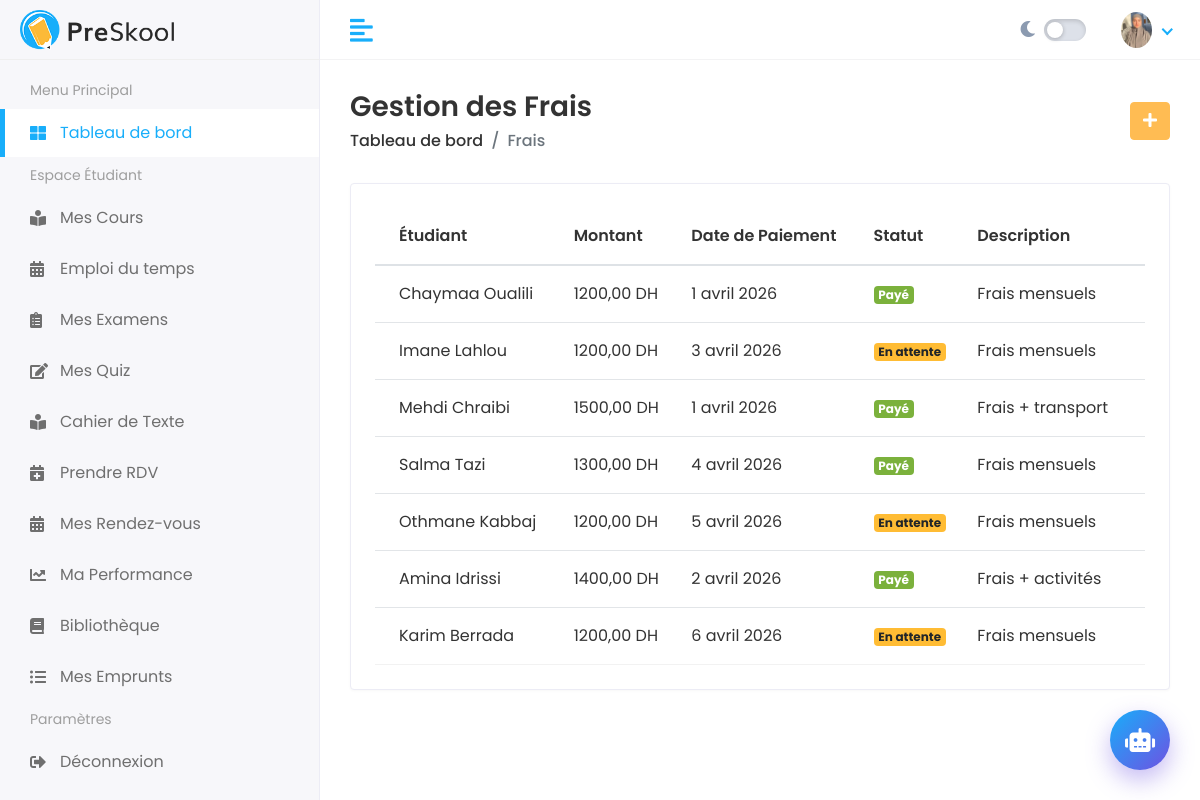
Before: /fr/fees/ with the older database file.
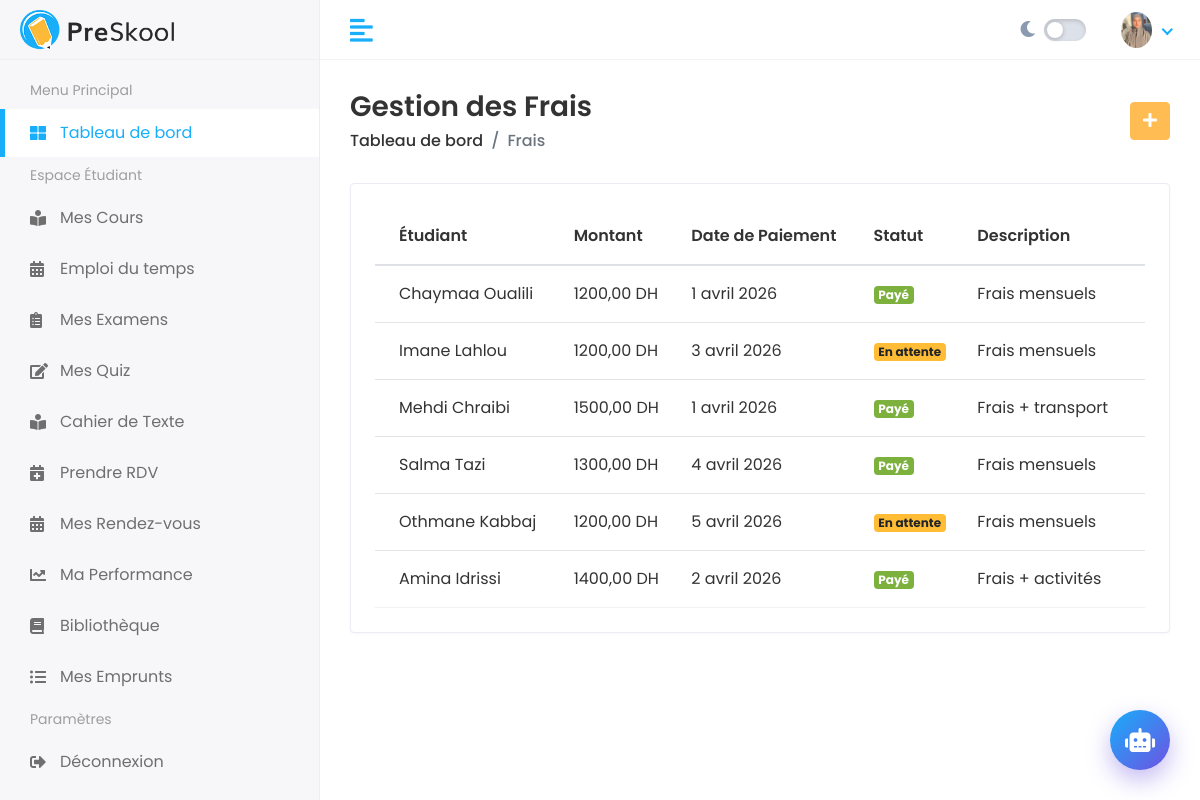
After: the same page with the newer database file.
### fees/models.py (models this page shows, shortened)
class Fee(models.Model):
    STATUS_CHOICES = [
        ('Paid', 'Payé'),
        ('Pending', 'En attente'),
    ]
    student = models.ForeignKey(Student, on_delete=models.CASCADE, related_name='fees')
    amount = models.DecimalField(max_digits=10, decimal_places=2)
    payment_date = models.DateField(null=True, blank=True)
    status = models.CharField(max_length=20, choices=STATUS_CHOICES, default='Pending')
    description = models.TextField(blank=True, null=True)

### student/models.py (models this page shows, shortened)
class Student(models.Model):
    user = models.OneToOneField(User, on_delete=models.CASCADE, null=True, blank=True, related_name='student_profile')
    parent = models.OneToOneField(Parent, on_delete=models.CASCADE) # Relation 1-à-1
    first_name = models.CharField(max_length=100)
    last_name = models.CharField(max_length=100)
    student_id = models.CharField(max_length=20)
    gender = models.CharField(max_length=10, choices=[('Male','Male'), ('Female','Female')])
    date_of_birth = models.DateField()
    student_class = models.CharField(max_length=50)
    joining_date = models.DateField()
    mobile_number = models.CharField(max_length=15)
    admission_number = models.CharField(max_length=20)
    section = models.CharField(max_length=10)
    student_image = models.ImageField(upload_to='students/', blank=True)

### fees/views.py (the view)
# urls.py: path('', views.fee_list, name='fee_list'),
def fee_list(request):
    fees = Fee.objects.all().select_related('student')
    return render(request, 'fees/list.html', {'fees': fees})

### templates/fees/list.html
{% extends 'Home/base.html' %}
{% load static %}
{% block body %}
<div class="page-header">
    <div class="row align-items-center">
        <div class="col">
            <h3 class="page-title">Gestion des Frais</h3>
            <ul class="breadcrumb">
                <li class="breadcrumb-item"><a href="{% url 'dashboard' %}">Tableau de bord</a></li>
                <li class="breadcrumb-item active">Frais</li>
            </ul>
        </div>
        <div class="col-auto text-right float-right ml-auto">
            <a href="{% url 'fee_add' %}" class="btn btn-primary"><i class="fas fa-plus"></i></a>
        </div>
    </div>
</div>
<div class="row">
    <div class="col-sm-12">
        <div class="card card-table">
            <div class="card-body">
                <div class="table-responsive">
                    <table class="table table-hover table-center mb-0 datatable">
                        <thead>
                            <tr>
                                <th>Étudiant</th>
                                <th>Montant</th>
                                <th>Date de Paiement</th>
                                <th>Statut</th>
                                <th>Description</th>
                            </tr>
                        </thead>
                        <tbody>
                            {% for fee in fees %}
                            <tr>
                                <td>{{ fee.student.first_name }} {{ fee.student.last_name }}</td>
                                <td>{{ fee.amount }} DH</td>
                                <td>{{ fee.payment_date }}</td>
                                <td>
                                    {% if fee.status == 'Paid' %}
                                    <span class="badge badge-success">Payé</span>
                                    {% else %}
                                    <span class="badge badge-warning">En attente</span>
                                    {% endif %}
                                </td>
                                <td>{{ fee.description|default:"-" }}</td>
                            </tr>
                            {% empty %}
                            <tr>
                                <td colspan="5" class="text-center">Aucun enregistrement de frais.</td>
                            </tr>
                            {% endfor %}
                        </tbody>
                    </table>
                </div>
            </div>
        </div>
    </div>
</div>
{% endblock %}

### templates/Home/base.html (shortened to what this page needs)
{% load static %}
{% load i18n %}
<!DOCTYPE html>
<html lang="fr">
<head>
   <link rel="stylesheet" href="{% static 'assets/plugins/bootstrap/css/bootstrap.min.css' %}">
   <link rel="stylesheet" href="{% static 'assets/plugins/fontawesome/css/fontawesome.min.css' %}">
   <link rel="stylesheet" href="{% static 'assets/plugins/fontawesome/css/all.min.css' %}">
   <link rel="stylesheet" href="{% static 'assets/css/style.css' %}">
   <link rel="stylesheet" href="{% static 'assets/css/premium_dashboard.css' %}">
   <link rel="stylesheet" href="{% static 'assets/css/dark-mode.css' %}">
</head>
<body>
   <div class="main-wrapper">
      <div class="header">
         <div class="header-left">
            <a href="{% url 'dashboard' %}" class="logo">
               <img src="{% static 'assets/img/logo.png' %}" alt="Logo">
            </a>
         </div>
         <a href="javascript:void(0);" id="toggle_btn">
            <i class="fas fa-align-left"></i>
         </a>
         <ul class="nav user-menu">
            <li class="nav-item" style="display: flex; align-items: center; padding: 0 10px;">
               <button id="dark-mode-toggle" title="Basculer le mode sombre" style="
                  background: none; border: none; cursor: pointer; padding: 6px 10px;
                  display: flex; align-items: center; gap: 8px; border-radius: 50px;
                  transition: all 0.3s ease;
               ">
                  <span id="dm-icon-moon" style="color: #8b9ab0; font-size: 1rem;">
                     <i class="fas fa-moon"></i>
                  </span>
                  <span id="dm-track" style="
                     position: relative; display: inline-block;
                     width: 42px; height: 22px;
                     background: #dde1e9;
                     border-radius: 999px;
                     transition: background 0.35s ease;
                     box-shadow: inset 0 2px 4px rgba(0,0,0,0.15);
                  ">
                     <span id="dm-thumb" style="
                        position: absolute; top: 3px; left: 3px;
                        width: 16px; height: 16px;
                        background: #fff;
                        border-radius: 50%;
                        transition: transform 0.35s cubic-bezier(0.34,1.56,0.64,1), background 0.35s ease;
                        box-shadow: 0 1px 4px rgba(0,0,0,0.25);
                     "></span>
                  </span>
               </button>
            </li>
            <li class="nav-item dropdown has-arrow">
               <a href="#" class="dropdown-toggle nav-link" data-toggle="dropdown" aria-haspopup="true"
                  aria-expanded="false">
                  <span class="user-img">
                     <img class="rounded-circle" src="{% static 'assets/img/profiles/' %}{% if user.username == 'chaymaa_oualili' %}oualili.jpeg{% elif user.username == 'prof_test' %}chaimae.jpeg{% elif user.username == 'admin' %}Jaaouani.jpeg{% elif user.student_profile and user.student_profile.gender == 'Female' %}chaimae.jpeg{% else %}Jaaouani.jpeg{% endif %}" width="31"
                        alt="{{ user.username }}">
                  </span>
               </a>
            </li>
         </ul>
      </div>
      <div class="sidebar" id="sidebar">
         <div class="sidebar-inner slimscroll">
            <div id="sidebar-menu" class="sidebar-menu">
               <ul>
                  <li class="menu-title"><span>{{ menu_principal }}</span></li>
                  <li class="active">
                     <a href="{% url 'dashboard' %}"><i class="fas fa-th-large"></i> <span>{{ dashboard_label }}</span></a>
                  </li>
                  {% if user.groups.all.0.name == "Enseignant" and not user.is_superuser %}
                  <li class="menu-title"><span>{{ teacher_space }}</span></li>
                  <li><a href="{% url 'my_classes' %}"><i class="fas fa-users"></i> <span>{{ my_classes }}</span></a></li>
                  <li><a href="{% url 'grade_entry' %}"><i class="fas fa-file-signature"></i> <span>{{ enter_grades }}</span></a></li>
                  <li><a href="{% url 'attendance' %}"><i class="fas fa-clipboard-check"></i> <span>{{ txt_attendance }}</span></a>
                  </li>
                  <li><a href="{% url 'quiz_list_teacher' %}"><i class="fas fa-question-circle"></i> <span>{{ my_quizzes }}</span></a></li>
                  <li><a href="{% url 'generate_quiz_ai' %}"><i class="fas fa-robot text-primary"></i> <span class="text-primary font-weight-bold">Générateur IA</span></a></li>
                  <li><a href="{% url 'log_session' %}"><i class="fas fa-book-open"></i> <span>{{ digital_logbook }}</span></a></li>
                  <li><a href="{% url 'manage_availability' %}"><i class="fas fa-clock"></i> <span>{{ manage_availability }}</span></a></li>
                  <li><a href="{% url 'teacher_appointments' %}"><i class="fas fa-calendar-alt"></i> <span>{{ my_appointments }}</span></a></li>
                  <li><a href="{% url 'book_list' %}"><i class="fas fa-book"></i> <span>Bibliothèque</span></a></li>
                  <li><a href="{% url 'manage_borrowings' %}"><i class="fas fa-tasks"></i> <span>{{ manage_loans }}</span></a></li>
                  {% elif not user.is_superuser and user.groups.all.0.name != "Enseignant" %}
                  <li class="menu-title"><span>{{ student_space }}</span></li>
                  <li><a href="{% url 'my_courses_list' %}"><i class="fas fa-book-reader"></i> <span>{{ my_courses }}</span></a></li>
                  <li><a href="{% url 'student_timetable_full' %}"><i class="fas fa-calendar-alt"></i> <span>{{ txt_timetable }}</span></a></li>
                  <li><a href="{% url 'student_exams_list' %}"><i class="fas fa-clipboard-list"></i> <span>{{ my_exams }}</span></a></li>
                  <li><a href="{% url 'student_quiz_list' %}"><i class="fas fa-edit"></i> <span>{{ my_quizzes }}</span></a></li>
                  <li><a href="{% url 'student_session_logs' %}"><i class="fas fa-book-reader"></i> <span>{{ digital_logbook }}</span></a></li>
                  <li><a href="{% url 'book_appointment' %}"><i class="fas fa-calendar-plus"></i> <span>{{ book_appointment }}</span></a></li>
                  <li><a href="{% url 'student_appointments' %}"><i class="fas fa-calendar-alt"></i> <span>{{ my_appointments }}</span></a></li>
                  <li><a href="{% url 'student_performance' %}"><i class="fas fa-chart-line"></i> <span>{{ my_performance }}</span></a></li>
                  <li><a href="{% url 'book_list' %}"><i class="fas fa-book"></i> <span>Bibliothèque</span></a></li>
                  <li><a href="{% url 'my_borrowings' %}"><i class="fas fa-list-ul"></i> <span>{{ my_loans }}</span></a></li>
{% endif %}
                  <li class="menu-title"><span>{{ settings }}</span></li>
                  <li>
                     <a href="{% url 'logout' %}"><i class="fas fa-sign-out-alt"></i> <span>{{ logout }}</span></a>
                  </li>
               </ul>
            </div>
         </div>
      </div>
      <div class="page-wrapper">
         <div class="content container-fluid">
            {% block body %}
            {% endblock %}
         </div>
      </div>
   </div>
   <div id="chatbot-container" style="position: fixed; bottom: 30px; right: 30px; z-index: 9999; font-family: 'Poppins', sans-serif;">
      <button id="chatbot-toggle" style="
         width: 60px; height: 60px; border-radius: 50%; background: linear-gradient(135deg, #18aefa, #6e52e2);
         border: none; color: white; font-size: 24px; cursor: pointer; box-shadow: 0 10px 25px rgba(110, 82, 226, 0.4);
         transition: all 0.3s cubic-bezier(0.175, 0.885, 0.32, 1.275); display: flex; align-items: center; justify-content: center;
      " onmouseover="this.style.transform='scale(1.1)'" onmouseout="this.style.transform='scale(1)'">
         <i class="fas fa-robot"></i>
      </button>
   </div>
</body>
</html>

### static/assets/css/premium_dashboard.css (style rules this page uses)
:root { --primary-gradient: linear-gradient(135deg, #667cca 0%, #4659b1 100%); --secondary-gradient: linear-gradient(135deg, #ff9d6c 0%, #ff6b6b 100%); --success-gradient: linear-gradient(135deg, #43e97b 0%, #38f9d7 100%); --glass-bg: rgba(255, 255, 255, 0.7); --glass-border: rgba(255, 255, 255, 0.3); }

### templates/Home/base.html (style rules this page uses)
.sidebar-menu li a i { width: 20px; }

Changed rows visible on the page:
removed Fee: student.first_name "Karim", student.last_name "Berrada", amount "1200,00", payment_date "6 avril 2026", status "En attente", description "Frais mensuels"
